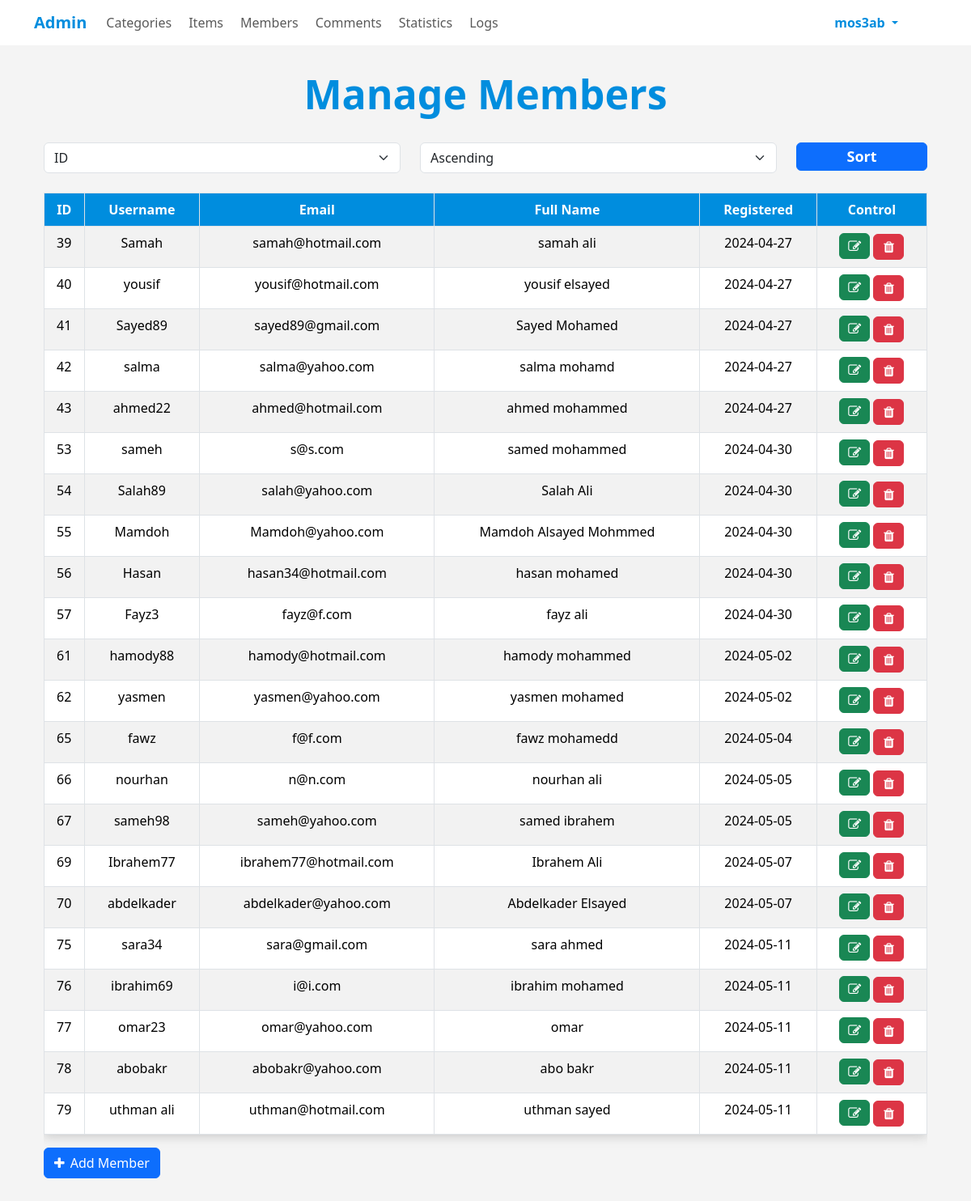
/admin/members.php (signed in), run on the app's committed database.
### tables this page shows
CREATE TABLE `users` (
  `user_id` int NOT NULL COMMENT 'identify user',
  `user_name` varchar(255) NOT NULL COMMENT 'username to login',
  `pass` varchar(255) NOT NULL COMMENT 'password to login',
  `email` varchar(255) NOT NULL,
  `full_name` varchar(255) NOT NULL,
  `group_id` int DEFAULT '0' COMMENT 'identify user group',
  `trust_status` int DEFAULT '0' COMMENT 'seller rank',
  `reg_status` int DEFAULT '0' COMMENT 'user approval',
  `add_date` date NOT NULL COMMENT 'Signup Date'
);

### admin/includes/languages/english.php (called while the page is built, shortened)
<?php
function lang($phrase)
{
  return $lang[$phrase];
}

### admin/members.php (the view, shortened to what this page needs)
<?php
if (isset($_SESSION['user_name'])):
  include ('init.php');
  $do = isset($_GET['do']) ? $_GET['do'] : 'Manage';
  if ($do == 'Manage'):
    $query = '';
    $sort_col = isset($_GET['sort_col']) ? $_GET['sort_col'] : 'user_id';
    $sort_order = isset($_GET['sort_order']) ? $_GET['sort_order'] : 'ASC';
    $stmt = $connect->prepare("SELECT * FROM users WHERE group_id != 1 $query ORDER BY $sort_col $sort_order");
    $stmt->execute();
    $rows = $stmt->fetchAll();
    ?>
    <div class="container cat-container">
      <h1><?= lang("MANAGE_MEMBERS") ?></h1>
      <div class="container ">
        <form action="members.php" method='GET'>
          <div class="row mb-4">
            <div class="col-md-5">
              <select name="sort_col" class='form-select'>
                <option value="user_id" <?= ($sort_col == 'user_id') ? 'selected' : ''; ?>><?= lang('ID_MANAGE') ?>
                </option>
              </select>
            </div>
            <div class="col-md-5">
              <select name="sort_order" class="form-select">
                <option value="ASC" <?= ($sort_order == 'ASC') ? 'selected' : ''; ?>><?= lang('SORT_ASC') ?>
                </option>
              </select>
            </div>
            <div class="col-md-2 custom-btn">
              <button type="submit" class="btn btn-primary"><?= lang("SORT_BTN") ?></button>
            </div>
          </div>
        </form>
      </div>
      <div class="container">
        <div class="table-responsive">
          <table class="main-table text-center table table-striped table-hover table-bordered">
            <thead>
              <tr>
                <td><?= lang("ID_MANAGE") ?></td>
                <td><?= lang("USERNAME_MANAGE") ?></td>
                <td><?= lang("EMAIL_MANAGE") ?></td>
                <td><?= lang("FULLNAME_MANAGE") ?></td>
                <td><?= lang("DATE_MANAGE") ?></td>
                <td><?= lang("CONTROL_MANAGE") ?></td>
              </tr>
            </thead>
            <tbody>
              <?php
              foreach ($rows as $row):
                echo "<tr>";
                echo "<td>" . $row['user_id'] . "</td>";
                echo "<td>" . $row['user_name'] . "</td>";
                echo "<td>" . $row['email'] . "</td>";
                echo "<td>" . $row['full_name'] . "</td>";
                echo "<td>" . $row['add_date'] . "</td>";
                echo "<td>
                        <a href='?do=Edit&id=" . $row['user_id'] . "' class='btn btn-success control_field'> <i class='fa fa-edit'></i> </a>
                        <a href='?do=Delete&id=" . $row['user_id'] . "'
                          onclick='return confirm(\"" . lang("DELETE_MEMBER_CONFIRMATION") . "\")'
                          class='btn btn-danger control_field'> <i class='fa fa-trash'></i></a> ";
                echo "</td>";
                echo "</tr>";
              endforeach;
              ?>
            </tbody>
          </table>
        </div>
        <a href='?do=Add' class='btn btn-primary mb-5  '> <i class="fa fa-plus"> </i> <?= lang(("ADD_MEMBER")) ?> </a>
      </div>
      <?php
  endif;
  echo "</div>";
  include $temp . ('footer.php');
else:
  header('Location: index.php');
  exit();
endif;

### admin/layout/css/backend.css (style rules this page uses)
:root { --main-color: #008dde; --second-color: #006ba8; --border-radius: 15px; --main-padding: 15px 30px; --transition-duration: 0.3s; }
body { background-color: #f4f4f4; }
.table > thead { user-select: none; }
i.fa { margin-right: 3px; }
.cat-container .row .custom-btn button { padding: 3px 10px; width: 100%; font-size: 18px; font-weight: bold; }
h1 { color: #008dde; font-weight: bold; margin: 0; font-size: 50px; text-align: center; padding: 30px; }
.main-table { box-shadow: 0 3px 12px #ccc; }
.main-table .btn { color: #fff; padding: 3px 10px; }
.main-table .btn i { font-size: 16px; width: 16px; }
.main-table .btn i.fa { margin: 0; }
@media (max-width: 1200px) { .main-table .btn:not(:last-child) { margin-bottom: 2px; } }
.main-table thead tr td { background-color: var(--main-color); color: #fff; font-weight: bold; }

### data on the page
users: user_id "39", user_name "Samah", email "samah@hotmail.com", full_name "samah ali", add_date "2024-04-27"
users: user_id "40", user_name "yousif", email "yousif@hotmail.com", full_name "yousif elsayed", add_date "2024-04-27"
users: user_id "41", user_name "Sayed89", email "sayed89@gmail.com", full_name "Sayed Mohamed", add_date "2024-04-27"
users: user_id "42", user_name "salma", email "salma@yahoo.com", full_name "salma mohamd", add_date "2024-04-27"
users: user_id "43", user_name "ahmed22", email "ahmed@hotmail.com", full_name "ahmed mohammed", add_date "2024-04-27"
users: user_id "53", user_name "sameh", email "s@s.com", full_name "samed mohammed", add_date "2024-04-30"
users: user_id "54", user_name "Salah89", email "salah@yahoo.com", full_name "Salah Ali", add_date "2024-04-30"
users: user_id "55", user_name "Mamdoh", email "Mamdoh@yahoo.com", full_name "Mamdoh Alsayed Mohmmed", add_date "2024-04-30"
users: user_id "56", user_name "Hasan", email "hasan34@hotmail.com", full_name "hasan mohamed", add_date "2024-04-30"
users: user_id "57", user_name "Fayz3", email "fayz@f.com", full_name "fayz ali", add_date "2024-04-30"
users: user_id "61", user_name "hamody88", email "hamody@hotmail.com", full_name "hamody mohammed", add_date "2024-05-02"
users: user_id "62", user_name "yasmen", email "yasmen@yahoo.com", full_name "yasmen mohamed", add_date "2024-05-02"
users: user_id "65", user_name "fawz", email "f@f.com", full_name "fawz mohamedd", add_date "2024-05-04"
users: user_id "66", user_name "nourhan", email "n@n.com", full_name "nourhan ali", add_date "2024-05-05"
users: user_id "67", user_name "sameh98", email "sameh@yahoo.com", full_name "samed ibrahem", add_date "2024-05-05"
users: user_id "69", user_name "Ibrahem77", email "ibrahem77@hotmail.com", full_name "Ibrahem Ali", add_date "2024-05-07"
users: user_id "70", user_name "abdelkader", email "abdelkader@yahoo.com", full_name "Abdelkader Elsayed", add_date "2024-05-07"
users: user_id "75", user_name "sara34", email "sara@gmail.com", full_name "sara ahmed", add_date "2024-05-11"
users: user_id "76", user_name "ibrahim69", email "i@i.com", full_name "ibrahim mohamed", add_date "2024-05-11"
users: user_id "77", user_name "omar23", email "omar@yahoo.com", full_name "omar", add_date "2024-05-11"
users: user_id "78", user_name "abobakr", email "abobakr@yahoo.com", full_name "abo bakr", add_date "2024-05-11"
users: user_id "79", user_name "uthman ali", email "uthman@hotmail.com", full_name "uthman sayed", add_date "2024-05-11"

### other printed values
lang("HOME_ADMIN") "Admin"
lang("CATEGORIES") "Categories"
lang("ITEMS") "Items"
lang("MEMBERS") "Members"
lang("COMMENTS") "Comments"
lang("STATISTICS") "Statistics"
lang("LOGS") "Logs"
$_SESSION['user_name'] "mos3ab"
lang("MANAGE_MEMBERS") "Manage Members"
lang("SORT_BTN") "Sort"
lang("ID_MANAGE") "ID"
lang("USERNAME_MANAGE") "Username"
lang("EMAIL_MANAGE") "Email"
lang("FULLNAME_MANAGE") "Full Name"
lang("DATE_MANAGE") "Registered"
